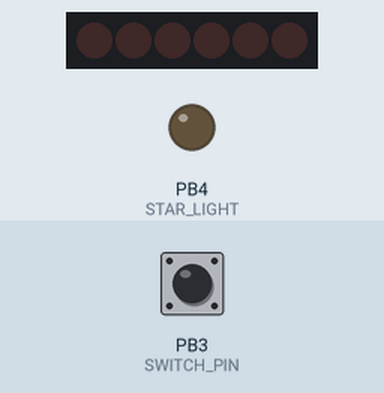
The sketch below on a simulated ATtiny85, built with avr-gcc and run on an emulated ATtiny85. Parts: 6×1 LED matrix, output pins drawn as LEDs (lit = HIGH). Wiring (inferred from the names in the program): charlieplexed LEDs: lines PB0, PB1, PB2. The test bench sets the inputs (shaded band); at power-on: PB3 (SWITCH_PIN) HIGH. Sleep ends after the set time or at an interrupt.

Above: at 1.2 s.
1.3 s: PB3 (SWITCH_PIN) pulled LOW for 0.15 s
At 1.65 s:
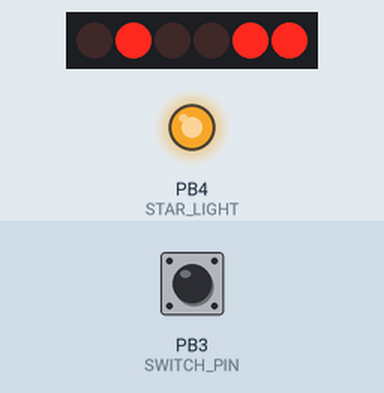
At 2.28 s:
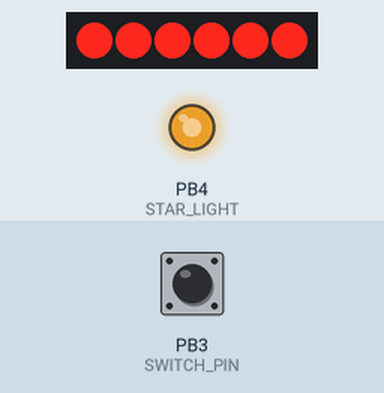
4.3 s: PB3 (SWITCH_PIN) pulled LOW for 3.2 s
At 7.81 s:
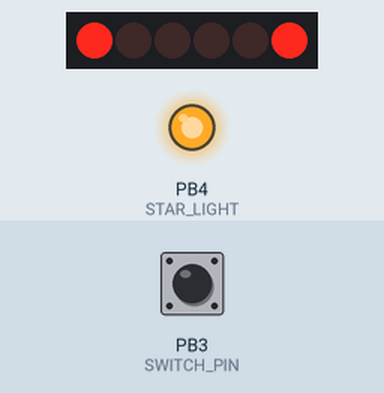
Timing chart, 0 to 14.1 s (numbered marks = the images above; inputs shaded):
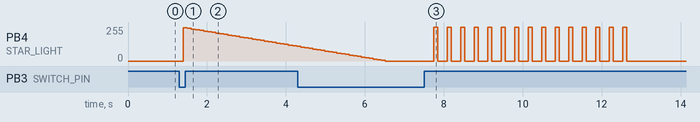

Measured:
- after the input at 1.3 s, PB4 (STAR_LIGHT): 0/255 → 250/255 after 0.10 s, → 245/255 0.10 s later, → 240/255 0.10 s later, → 235/255 0.10 s later, … (29 changes in this stretch); the display: first changes after 0.09 s (image 1 shows a later state)
- after the input at 4.3 s, the display: first differs from a run without the input after 3.2 s (image 3 shows a later state)
- what the display in image 2 shows lasts 0.6 s, from 1.7 s to 2.3 s

The sketch:

ChristmasTreeFirmware.ino
```cpp
#include <Arduino.h>
#include <avr/sleep.h>
#include <avr/interrupt.h>
#include "Lights.h"

// Functions
void sleep();

// Class
Lights lights;

// Variables
const uint8_t SWITCH_PIN = 3;
uint8_t state = 0;

// Initialize
void setup()
{
    // Set up button
    pinMode(SWITCH_PIN, INPUT);
    digitalWrite(SWITCH_PIN, HIGH);

    // Initialize the LEDs
    lights.reset();
}

// Run forever
void loop()
{
    // Put processor into a deep sleep waiting for a button press
    sleep();

    // Cycle through the different patterns
    switch (state)
    {
    case 0:
        lights.patternA();
        state += 1;
        break;

    case 1:
        lights.patternB();
        state += 1;
        break;

    case 2:
        lights.patternC();
        state += 1;
        break;

    case 3:
        lights.patternD();
        state += 1;
        break;

    case 4:
        lights.patternE();
        state = 0;
        break;

    default:
        state = 0;
        break;
    }
}

// Sleep processor and only wake on button press
void sleep()
{
    // Enable interrupts, turn off ADC, prepare for sleep mode
    GIMSK |= _BV(PCIE);
    PCMSK |= _BV(PCINT3);
    ADCSRA &= ~_BV(ADEN);
    set_sleep_mode(SLEEP_MODE_PWR_DOWN);

    // Enable interrupts and put to sleep
    sleep_enable();
    sei();
    sleep_cpu();

    // Disable interrupts and turn ADC on
    cli();
    PCMSK &= ~_BV(PCINT3);
    sleep_disable();
    ADCSRA |= _BV(ADEN);

    // Enable interrupts
    sei();
}

// Interrupt service routine
ISR(PCINT0_vect) {}
```

Lights.cpp
```cpp
#include "Lights.h"

// Reset all LEDs
void Lights::reset()
{
    pinMode(CHARLIEPLEX_A, INPUT);
    pinMode(CHARLIEPLEX_B, INPUT);
    pinMode(CHARLIEPLEX_C, INPUT);
    pinMode(STAR_LIGHT, OUTPUT);

    digitalWrite(CHARLIEPLEX_A, LOW);
    digitalWrite(CHARLIEPLEX_B, LOW);
    digitalWrite(CHARLIEPLEX_C, LOW);
    digitalWrite(STAR_LIGHT, LOW);
}

// Select LED to turn on
void Lights::lightSelect(uint8_t LED)
{
    pinMode(CHARLIEPLEX_A, stateMatrix[LED][0][0]);
    pinMode(CHARLIEPLEX_B, stateMatrix[LED][0][1]);
    pinMode(CHARLIEPLEX_C, stateMatrix[LED][0][2]);

    digitalWrite(CHARLIEPLEX_A, stateMatrix[LED][1][0]);
    digitalWrite(CHARLIEPLEX_B, stateMatrix[LED][1][1]);
    digitalWrite(CHARLIEPLEX_C, stateMatrix[LED][1][2]);
}

// Select two LEDs to turn on
void Lights::lightSelect2x(uint8_t A, uint8_t B, uint8_t msDelay)
{
    lightSelect(A);
    delay(msDelay);
    lightSelect(B);
    delay(msDelay);
    reset();
}

// Pattern A: Flash all the lights
void Lights::patternA()
{
    // Initial conditions
    uint8_t starBrightness = 255;

    // Loop
    for (uint8_t i = 0; i < 51; i++)
    {
        // Loop through each LED
        for (uint8_t j = 0; j < 6; j++)
        {
            lightSelect(j);
            delay(17);
        }

        // Dim the star light
        starBrightness -= 5;
        analogWrite(STAR_LIGHT, starBrightness);
    }

    // Reset lights
    reset();
}

// Pattern B: Flash up and Down
void Lights::patternB()
{
    // Flash through the tree in groupings
    for (uint8_t i = 0; i < 15; i++)
    {
        for (uint8_t j = 0; j < 4; j++)
        {
            lightSelect2x(1, 4);
        }

        for (uint8_t j = 0; j < 4; j++)
        {
            lightSelect2x(2, 5);
        }

        for (uint8_t j = 0; j < 4; j++)
        {
            lightSelect2x(0, 3);
        }

        digitalWrite(STAR_LIGHT, HIGH);
        delay(100);
        digitalWrite(STAR_LIGHT, LOW);
    }

    // Reset lights
    reset();
}

// Pattern C: Around the world
void Lights::patternC()
{
    // Variables for nice loops
    uint8_t magicDelay = 100;
    uint8_t pins[7] = {4, 2, 3, STAR_LIGHT, 0, 5, 1};

    // Go around the world
    for (uint8_t i = 0; i < 10; i++)
    {
        for (uint8_t j = 0; j < sizeof(pins); j++)
        {
            if (j == 3) {
                digitalWrite(pins[j], HIGH);
                delay(magicDelay);
                digitalWrite(pins[j], LOW);
            } else {
                lightSelect(pins[j]);
                delay(magicDelay);
            }
        }
    }

    // Reset lights
    reset();
}

// Pattern D: All lights on
void Lights::patternD()
{
    // Turn on the star
    digitalWrite(STAR_LIGHT, HIGH);

    // Loop super fast to make lights all "on"
    for (uint8_t i = 0; i < 250; i++)
    {
        for (uint8_t j = 0; j < 6; j++)
        {
            lightSelect(j);
            delay(2);
        }
    }

    // Reset lights
    reset();
}

// Pattern E: Greens and red lightning
void Lights::patternE()
{
    // Variables for nice loops
    uint8_t magicDelay = 75;
    uint8_t pins[7] = {1, 2, 0, 3, 5, 4};

    // Turn on the star
    digitalWrite(STAR_LIGHT, HIGH);

    // Make a zig zag
    for (uint8_t i = 0; i < 3; i++)
    {
        for (uint8_t ii = 0; ii < 3; ii++)
        {
            for (uint8_t iii = 0; iii < sizeof(pins); iii++)
            {
                lightSelect(pins[iii]);
                delay(magicDelay);
            }
        }

        // Pulse only the star
        reset();

        for (uint8_t j = 255; j > 0; j--)
        {
            analogWrite(STAR_LIGHT, j);
            delay(2);
        }

        for (uint8_t k = 0; k < 255; k++)
        {
            analogWrite(STAR_LIGHT, k);
            delay(2);
        }
    }

    // Reset lights
    for (uint8_t j = 255; j > 0; j--)
    {
        analogWrite(STAR_LIGHT, j);
        delay(2);
    }
    reset();
}
```

Lights.h
```cpp
#ifndef Lights_H
#define Lights_H

// Libs
#include <Arduino.h>

// Constants
#define CHARLIEPLEX_A   0
#define CHARLIEPLEX_B   1
#define CHARLIEPLEX_C   2
#define STAR_LIGHT      4

// Class
class Lights
{
    private:
        // Variables
        uint8_t stateMatrix[6][2][3] = {
            // Pin Mode {A, B, C}     Pin State {A, B, C}
            {{OUTPUT, OUTPUT, INPUT}, {HIGH, LOW, LOW}},
            {{OUTPUT, OUTPUT, INPUT}, {LOW, HIGH, LOW}},
            {{INPUT, OUTPUT, OUTPUT}, {LOW, HIGH, LOW}},
            {{INPUT, OUTPUT, OUTPUT}, {LOW, LOW, HIGH}},
            {{OUTPUT, INPUT, OUTPUT}, {HIGH, LOW, LOW}},
            {{OUTPUT, INPUT, OUTPUT}, {LOW, LOW, HIGH}}};

        // Functions
        /////////////////
        //      *      //
        //    3   0    //
        //   2     5   //
        //  4       1  //
        // ----------- //
        //      ||     //
        /////////////////
        void lightSelect(uint8_t LED);
        void lightSelect2x(uint8_t A, uint8_t B, uint8_t msDelay = 10);

    public:
        // Config
        Lights() = default;

        // Functions
        void patternA();
        void patternB();
        void patternC();
        void patternD();
        void patternE();
        void reset();
};

#endif // Lights_H
```
